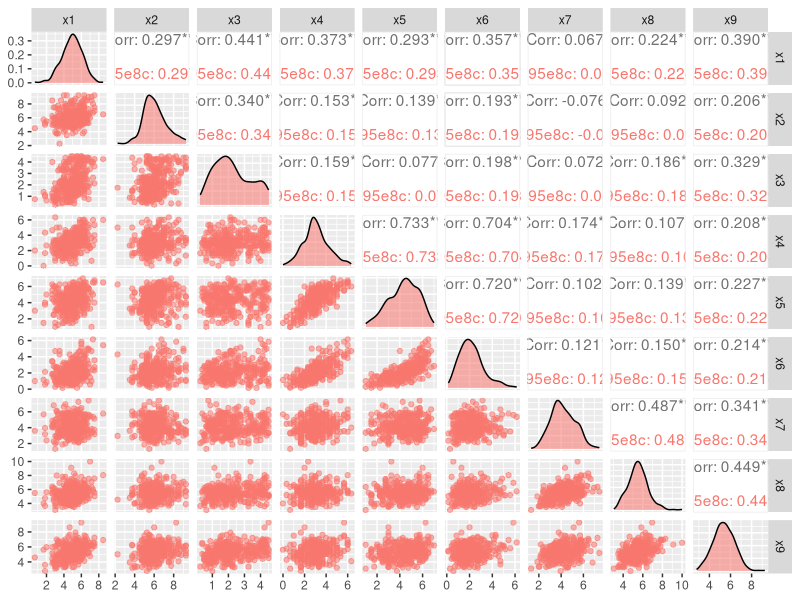

Here is the R script that generated this plot: (Note: this script raises an error after producing the figure.)
## ---- chunk 1
knitr::opts_chunk$set(echo = TRUE)
path = "C:\\Users\\aleksander.molak\\Documents\\EDU\\DataCamp_-_StructEqModelling\\Struct_Eq_Modelling"
data_file = "ESP_DATA6_HOMEWORK1.SAV"
color  = '#195e8c'
color2 = '#d4ff00'
color3 = '#b80031'
color4 = '#ffbf00'
## ---- chunk 2
library(lavaan)
library(psych)
library(GGally)

## ---- chunk 3
data(HolzingerSwineford1939)

holzinger <- HolzingerSwineford1939
## ---- chunk 4
summary(holzinger)
## ---- chunk 5
ggpairs(holzinger, columns = 7:15, mapping = aes(alpha = .1, colour = color))
## ---- chunk 6
model_def_visual_IQ <- 'textspeed =~ x1 + x2 + x3 +x7 + x8 + x9'
## ---- chunk 7
model_fit_visual_IQ <- cfa(model = model_def_visual_IQ,
                           data  = holzinger)
## ---- chunk 8
summary(model_fit_visual_IQ)
## ---- chunk 9
summary(model_fit_visual_IQ, standardized = TRUE)
## ---- chunk 10
summary(model_fit_visual_IQ, fit.measures = TRUE)
